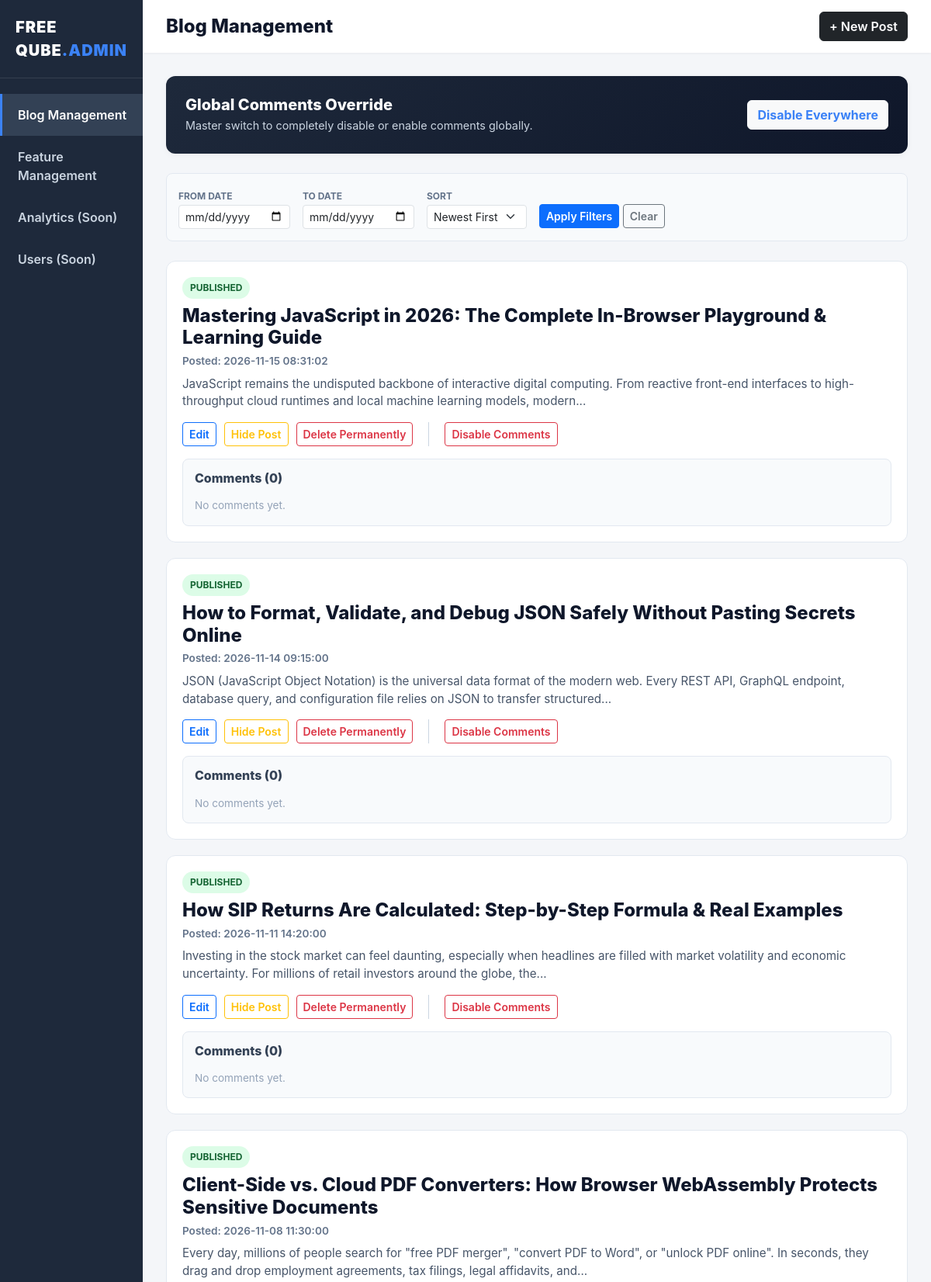
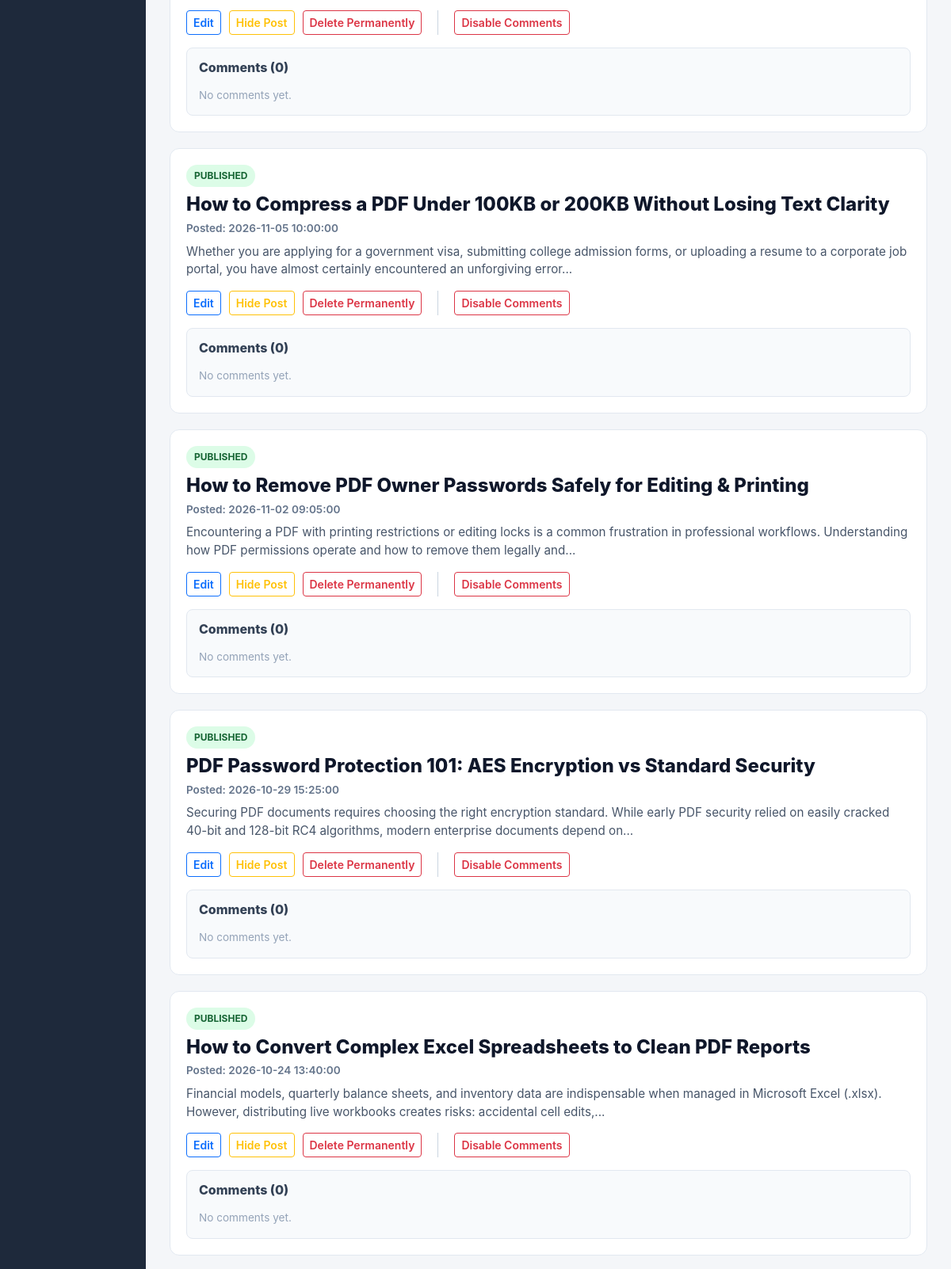
Screenshot of /admin/dashboard (signed in, upper part) with the database file from the repository (2 pictures, top to bottom).
### tables this page shows
CREATE TABLE blogs (
            id INTEGER PRIMARY KEY AUTOINCREMENT,
            title TEXT NOT NULL,
            slug TEXT UNIQUE NOT NULL,
            content TEXT NOT NULL,
            image_path TEXT,
            created_at TIMESTAMP DEFAULT CURRENT_TIMESTAMP
        , comments_enabled INTEGER DEFAULT 1, is_hidden INTEGER DEFAULT 0);

### routes/admin.py (the view)
@admin_bp.route('/dashboard', methods=['GET'])
def dashboard():
    if not session.get('admin_logged_in'):
        return redirect(url_for('admin.login'))
    conn = get_db_connection()
    c = conn.cursor()
    c.execute("SELECT value FROM settings WHERE key = 'global_comments_enabled'")
    row = c.fetchone()
    global_comments_enabled = (row['value'] == '1') if row else True
    c.execute("SELECT key, value FROM settings WHERE key LIKE 'feature_%'")
    f_rows = c.fetchall()
    feature_dict = {r['key']: (r['value'] == '1') for r in f_rows}
    features_grouped = []
    for group in FEATURE_GROUPS:
        grp = dict(group)
        grp['is_enabled'] = feature_dict.get(grp['key'], True)
        grp_children = []
        for child in grp.get('children', []):
            child_dict = dict(child) # VERY IMPORTANT: DO NOT USE 'c'
            child_dict['is_enabled'] = feature_dict.get(child_dict['key'], True)
            grp_children.append(child_dict)
        grp['children'] = grp_children
        features_grouped.append(grp)
    date_from = request.args.get('date_from')
    date_to = request.args.get('date_to')
    sort = request.args.get('sort', 'DESC')
    if sort not in ['ASC', 'DESC']: sort = 'DESC'
    query = "SELECT * FROM blogs"
    params = []
    conditions = []
    if date_from:
        conditions.append("date(created_at) >= ?")
        params.append(date_from)
    if date_to:
        conditions.append("date(created_at) <= ?")
        params.append(date_to)
    if conditions:
        query += " WHERE " + " AND ".join(conditions)
    query += f" ORDER BY created_at {sort}"
    c.execute(query, params)
    blogs_raw = c.fetchall()
    blogs = []
    for b in blogs_raw:
        blog_dict = dict(b)
        c.execute("SELECT * FROM comments WHERE blog_id = ? ORDER BY created_at ASC", (b['id'],))
        blog_dict['comments'] = c.fetchall()
        blogs.append(blog_dict)
    conn.close()
    active_tab = request.args.get('tab', 'blogs')
    return render_template('admin_dashboard.html',
                           blogs=blogs,
                           global_comments_enabled=global_comments_enabled,
                           features_grouped=features_grouped,
                           sort=sort,
                           date_from=date_from or '',
                           date_to=date_to or '',
                           active_tab=active_tab)

### app.py (called while the page is built)
@app.before_request
def handle_language_and_redirects():
    if request.args.get('lang'):
        return redirect(request.path, code=301)
    g.lang = 'en'

@app.context_processor
def inject_translations():
    def t(key):
        if key in TRANSLATIONS and 'en' in TRANSLATIONS[key]:
            return TRANSLATIONS[key]['en']
        return key
    return dict(t=t, current_lang='en', supported_langs=SUPPORTED_LANGUAGES, year=2026)

@app.context_processor
def inject_features():
    try:
        conn = sqlite3.connect('blogs.db')
        conn.row_factory = sqlite3.Row
        c = conn.cursor()
        c.execute("SELECT key, value FROM settings WHERE key LIKE 'feature_%'")
        rows = c.fetchall()
        conn.close()
        features = defaultdict(lambda: True)
        for r in rows:
            features[r['key']] = (r['value'] == '1')
        return dict(features=features)
    except:
        return dict(features=defaultdict(lambda: True))

### routes/admin.py (called while the page is built)
def get_db_connection():
    conn = sqlite3.connect('blogs.db')
    conn.row_factory = sqlite3.Row
    return conn

### templates/admin_dashboard.html (shortened to what this page needs)
<!DOCTYPE html>
<html lang="en">
<head>
    <link href="https://cdn.jsdelivr.net/npm/bootstrap@5.3.0-alpha1/dist/css/bootstrap.min.css" rel="stylesheet">
    <link rel="stylesheet" href="https://cdnjs.cloudflare.com/ajax/libs/font-awesome/6.4.0/css/all.min.css">
    <link href="https://cdn.jsdelivr.net/npm/summernote@0.8.18/dist/summernote-lite.min.css" rel="stylesheet">
</head>
<body>
<div class="sidebar">
    <div class="sidebar-brand">FREE QUBE<span style="color:#3b82f6;">.ADMIN</span></div>
    <div style="flex-grow: 1; margin-top: 20px;" id="sidebarNav">
        <a class="nav-item {{ 'active' if active_tab == 'blogs' else '' }}" onclick="switchTab('blogs', this)">Blog Management</a>
        <a class="nav-item {{ 'active' if active_tab == 'features' else '' }}" onclick="switchTab('features', this)">Feature Management</a>
        <a class="nav-item">Analytics (Soon)</a>
        <a class="nav-item">Users (Soon)</a>
    </div>
</div>
<div class="main-content">
    <div id="tab-blogs" class="tab-section {{ 'active' if active_tab == 'blogs' else '' }}">
        <div class="topbar">
            <h4 style="margin: 0; font-weight: 800; color: #0f172a;">Blog Management</h4>
            <div>
                <button class="btn btn-dark" style="font-weight: 600;" data-bs-toggle="modal" data-bs-target="#createBlogModal">+ New Post</button>
            </div>
        </div>
        <div class="content-area">
            <div class="admin-card" style="background: linear-gradient(135deg, #1e293b 0%, #0f172a 100%); color: white; border: none;">
                <div class="d-flex justify-content-between align-items-center">
                    <div>
                        <h5 class="mb-1" style="font-weight: 800;">Global Comments Override</h5>
                        <p class="mb-0" style="font-size: 0.9rem; color: #cbd5e1;">Master switch to completely disable or enable comments globally.</p>
                    </div>
                    <button onclick="toggleGlobalComments()" class="btn btn-light" style="font-weight: 700; color: {{ '#3b82f6' if global_comments_enabled else '#ef4444' }}">
                        {{ 'Disable Everywhere' if global_comments_enabled else 'Enable Everywhere' }}
                    </button>
                </div>
            </div>
            <div class="controls-bar">
                <form method="GET" action="/admin/dashboard" class="d-flex gap-3 align-items-center w-100">
                    <div>
                        <label class="form-label" style="font-size: 0.75rem; font-weight: 700; color: #64748b; margin-bottom: 2px;">FROM DATE</label>
                        <input type="date" name="date_from" class="form-control form-control-sm" value="{{ date_from }}">
                    </div>
                    <div>
                        <label class="form-label" style="font-size: 0.75rem; font-weight: 700; color: #64748b; margin-bottom: 2px;">TO DATE</label>
                        <input type="date" name="date_to" class="form-control form-control-sm" value="{{ date_to }}">
                    </div>
                    <div>
                        <label class="form-label" style="font-size: 0.75rem; font-weight: 700; color: #64748b; margin-bottom: 2px;">SORT</label>
                        <select name="sort" class="form-select form-select-sm">
                            <option value="DESC" {% if sort == 'DESC' %}selected{% endif %}>Newest First</option>
                        </select>
                    </div>
                    <div class="mt-4">
                        <button type="submit" class="btn btn-sm btn-primary" style="font-weight: 600;">Apply Filters</button>
                        <a href="/admin/dashboard?tab=blogs" class="btn btn-sm btn-outline-secondary" style="font-weight: 600;">Clear</a>
                    </div>
                </form>
            </div>
            <div class="blog-row">
                {% for blog in blogs %}
                <div class="blog-item {{ 'hidden-blog' if blog.is_hidden else '' }}">
                    <div class="d-flex justify-content-between align-items-start mb-2">
                        <div>
                            <span class="badge-custom {{ 'badge-hidden' if blog.is_hidden else 'badge-visible' }} mb-2 d-inline-block">
                                {{ 'HIDDEN' if blog.is_hidden else 'PUBLISHED' }}
                            </span>
                            <h4 style="font-weight: 800; color: #0f172a; margin-bottom: 5px;">{{ blog.title }}</h4>
                            <div style="font-size: 0.85rem; color: #64748b; font-weight: 600;">Posted: {{ blog.created_at }}</div>
                        </div>
                    </div>
                    <p style="color: #475569; font-size: 0.95rem; margin-bottom: 15px;">{{ blog.content | striptags | truncate(200) }}</p>
                    <div class="blog-actions">
                        <button class="btn btn-sm btn-outline-primary" style="font-weight: 600;"
                            data-id="{{ blog.id }}"
                            data-title="{{ blog.title | escape }}"
                            data-content="{{ blog.content | escape }}"
                            data-image="{{ blog.image_path or '' }}"
                            onclick="openEditModal(this)">Edit</button>
                        <button class="btn btn-sm {{ 'btn-outline-success' if blog.is_hidden else 'btn-outline-warning' }}" style="font-weight: 600;" onclick="toggleVisibility({{ blog.id }})">
                            {{ 'Publish Post' if blog.is_hidden else 'Hide Post' }}
                        </button>
                        <button class="btn btn-sm btn-outline-danger" style="font-weight: 600;" onclick="deleteBlog({{ blog.id }})">Delete Permanently</button>
                        <button class="btn btn-sm {{ 'btn-outline-danger' if blog.comments_enabled else 'btn-outline-success' }}" style="font-weight: 600;" onclick="toggleComments({{ blog.id }})">
                            {{ 'Disable Comments' if blog.comments_enabled else 'Enable Comments' }}
                        </button>
                    </div>
                    <div class="mt-3" style="background: #f8fafc; border: 1px solid #e2e8f0; border-radius: 8px; padding: 15px;">
                        <h6 style="font-weight: 800; color: #334155; margin-bottom: 15px;">Comments ({{ blog.comments|length }})</h6>
                        {% for comment in blog.comments %}
                        <div class="d-flex justify-content-between align-items-center mb-2 pb-2" style="border-bottom: 1px solid #e2e8f0;">
                            <div style="font-size: 0.9rem;">
                                <strong style="color: #0f172a;">{{ comment.author_name }}:</strong> <span style="color: #475569;">{{ comment.content }}</span>
                                <div style="font-size: 0.75rem; color: #94a3b8;">{{ comment.created_at }}</div>
                            </div>
                            <button class="btn btn-sm btn-link text-danger" style="font-weight: 700; text-decoration: none;" onclick="deleteComment({{ comment.id }})">Delete</button>
                        </div>
                        {% else %}
                        <div style="font-size: 0.85rem; color: #94a3b8;">No comments yet.</div>
                        {% endfor %}
                    </div>
                </div>
                {% else %}
                <div class="text-center" style="padding: 60px; color: #64748b; border: 2px dashed #cbd5e1; border-radius: 12px;">
                    <h5>No blogs found.</h5>
                </div>
                {% endfor %}
            </div>
        </div>
    </div>
                </div>
</body>
</html>

### templates/admin_dashboard.html (style rules this page uses)
body { font-family: 'Inter', system-ui, sans-serif; background: #f4f6f9; color: #333; margin: 0; display: flex; height: 100vh; overflow: hidden; }
.sidebar { width: 260px; background: #1e293b; color: #fff; display: flex; flex-direction: column; }
.sidebar-brand { padding: 20px; font-weight: 900; font-size: 1.25rem; letter-spacing: 0.05em; border-bottom: 1px solid rgba(255,255,255,0.1); }
.nav-item { padding: 15px 20px; color: #cbd5e1; text-decoration: none; font-weight: 600; display: flex; align-items: center; border-left: 3px solid transparent; transition: 0.2s; cursor: pointer; }
.nav-item:hover, .nav-item.active { background: #334155; color: white; border-left-color: #3b82f6; }
.main-content { flex-grow: 1; display: flex; flex-direction: column; overflow-y: auto; }
.topbar { background: #fff; padding: 15px 30px; box-shadow: 0 1px 3px rgba(0,0,0,0.05); display: flex; justify-content: space-between; align-items: center; }
.content-area { padding: 30px; }
.tab-section { display: none; }
.tab-section.active { display: block; }
.admin-card { background: #fff; border-radius: 12px; box-shadow: 0 2px 10px rgba(0,0,0,0.04); padding: 25px; margin-bottom: 25px; border: 1px solid #e2e8f0; }
.controls-bar { background: #f8fafc; padding: 15px; border-radius: 8px; display: flex; gap: 15px; align-items: center; flex-wrap: wrap; margin-bottom: 25px; border: 1px solid #e2e8f0; }
.blog-row { display: flex; flex-direction: column; gap: 20px; }
.blog-item { background: #fff; border: 1px solid #e2e8f0; border-radius: 12px; padding: 20px; transition: 0.2s; position: relative; }
.blog-actions { display: flex; gap: 10px; margin-top: 15px; }
.badge-custom { padding: 5px 10px; border-radius: 20px; font-size: 0.75rem; font-weight: 700; }
.badge-visible { background: #dcfce7; color: #166534; }

### rows the page displays
blogs: is_hidden "PUBLISHED", title "Mastering JavaScript in 2026: The Complete In-Browser Playground & Learning Guide", created_at "2026-11-15 08:31:02", content "JavaScript remains the undisputed backbone of interactive digital computing. From reactive front-end interfaces to high-throughput cloud runtimes and local machine learning models, modern...", is_hidden "Hide Post", comments_enabled "Disable Comments", comments|length "0"
blogs: is_hidden "PUBLISHED", title "How to Format, Validate, and Debug JSON Safely Without Pasting Secrets Online", created_at "2026-11-14 09:15:00", content "JSON (JavaScript Object Notation) is the universal data format of the modern web. Every REST API, GraphQL endpoint, database query, and configuration file relies on JSON to transfer structured...", is_hidden "Hide Post", comments_enabled "Disable Comments", comments|length "0"
blogs: is_hidden "PUBLISHED", title "How SIP Returns Are Calculated: Step-by-Step Formula & Real Examples", created_at "2026-11-11 14:20:00", content "Investing in the stock market can feel daunting, especially when headlines are filled with market volatility and economic uncertainty. For millions of retail investors around the globe, the...", is_hidden "Hide Post", comments_enabled "Disable Comments", comments|length "0"
blogs: is_hidden "PUBLISHED", title "Client-Side vs. Cloud PDF Converters: How Browser WebAssembly Protects Sensitive Documents", created_at "2026-11-08 11:30:00", content "Every day, millions of people search for \"free PDF merger\", \"convert PDF to Word\", or \"unlock PDF online\". In seconds, they drag and drop employment agreements, tax filings, legal affidavits, and...", is_hidden "Hide Post", comments_enabled "Disable Comments", comments|length "0"
blogs: is_hidden "PUBLISHED", title "How to Compress a PDF Under 100KB or 200KB Without Losing Text Clarity", created_at "2026-11-05 10:00:00", content "Whether you are applying for a government visa, submitting college admission forms, or uploading a resume to a corporate job portal, you have almost certainly encountered an unforgiving error...", is_hidden "Hide Post", comments_enabled "Disable Comments", comments|length "0"
blogs: is_hidden "PUBLISHED", title "How to Remove PDF Owner Passwords Safely for Editing & Printing", created_at "2026-11-02 09:05:00", content "Encountering a PDF with printing restrictions or editing locks is a common frustration in professional workflows. Understanding how PDF permissions operate and how to remove them legally and...", is_hidden "Hide Post", comments_enabled "Disable Comments", comments|length "0"
blogs: is_hidden "PUBLISHED", title "PDF Password Protection 101: AES Encryption vs Standard Security", created_at "2026-10-29 15:25:00", content "Securing PDF documents requires choosing the right encryption standard. While early PDF security relied on easily cracked 40-bit and 128-bit RC4 algorithms, modern enterprise documents depend on...", is_hidden "Hide Post", comments_enabled "Disable Comments", comments|length "0"
blogs: is_hidden "PUBLISHED", title "How to Convert Complex Excel Spreadsheets to Clean PDF Reports", created_at "2026-10-24 13:40:00", content "Financial models, quarterly balance sheets, and inventory data are indispensable when managed in Microsoft Excel (.xlsx). However, distributing live workbooks creates risks: accidental cell edits,...", is_hidden "Hide Post", comments_enabled "Disable Comments", comments|length "0"
